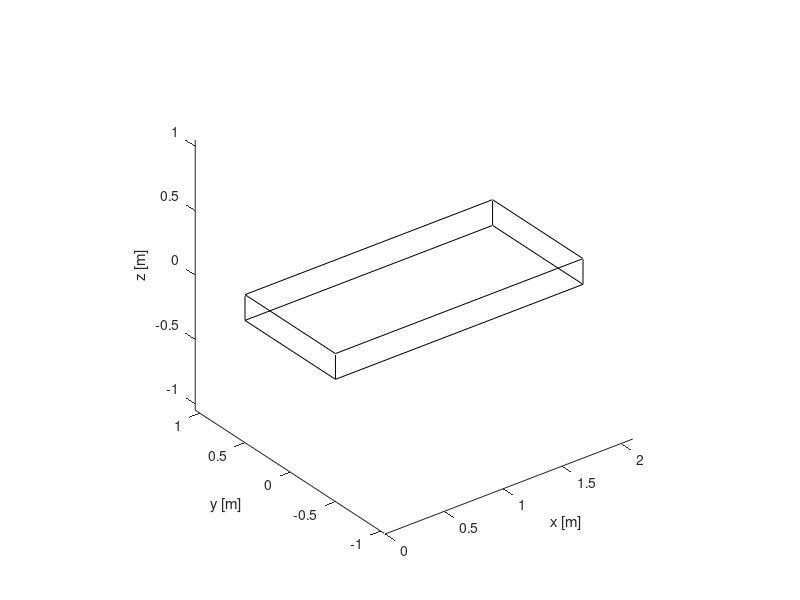

This chart was generated by the following MATLAB code:
close all
clear
clc

page_screen_output(0);

% Parameters
timesteps = [1:1:100];
Nproc = 9;

% Domain box
XX = [0, 2.1];
YY = [-0.5,0.5];
ZZ = [-0.1,0.1];

colors = 'rgbkmyc';

figure

for tid = timesteps(1):timesteps(end)

  hold off
  for iproc = 0:Nproc-1
 
    filename = sprintf('../dumps/proc_%05d_time_%08d', iproc, tid);

    % File may be empty
    try
      dd = load(filename);
    catch 
      dd = [NaN, NaN, NaN, NaN, NaN];
    end

    col_now = colors(mod(iproc,7)+1);
    plot3(dd(:,2), dd(:,3), dd(:,4), '.', 'color', col_now);
    % plot3(dd(1,2), dd(1,3), dd(1,4), '.', 'color', col_now); % Only plot first particle
    hold on
  end

  axis equal
  
  plot3([XX(1), XX(2), XX(2), XX(1), XX(1)], [YY(1), YY(1), YY(2), YY(2), YY(1)], [ZZ(1), ZZ(1), ZZ(1), ZZ(1), ZZ(1)], 'k')
  plot3([XX(1), XX(2), XX(2), XX(1), XX(1)], [YY(1), YY(1), YY(2), YY(2), YY(1)], [ZZ(2), ZZ(2), ZZ(2), ZZ(2), ZZ(2)], 'k')
  plot3([XX(1), XX(1)], [YY(1), YY(1)], [ZZ(1), ZZ(2)], 'k')
  plot3([XX(2), XX(2)], [YY(1), YY(1)], [ZZ(1), ZZ(2)], 'k')
  plot3([XX(1), XX(1)], [YY(2), YY(2)], [ZZ(1), ZZ(2)], 'k')
  plot3([XX(2), XX(2)], [YY(2), YY(2)], [ZZ(1), ZZ(2)], 'k')
  
  xlabel('x [m]')
  ylabel('y [m]')
  zlabel('z [m]')

%   imgname = sprintf('./IMGS/img_%05d.png',tid); 
%   print(imgname)
  pause(0.1)

end

